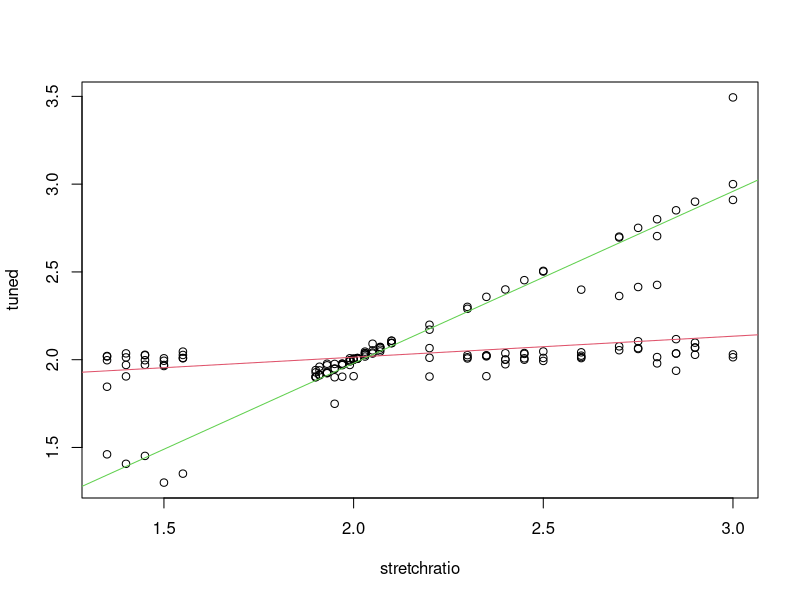
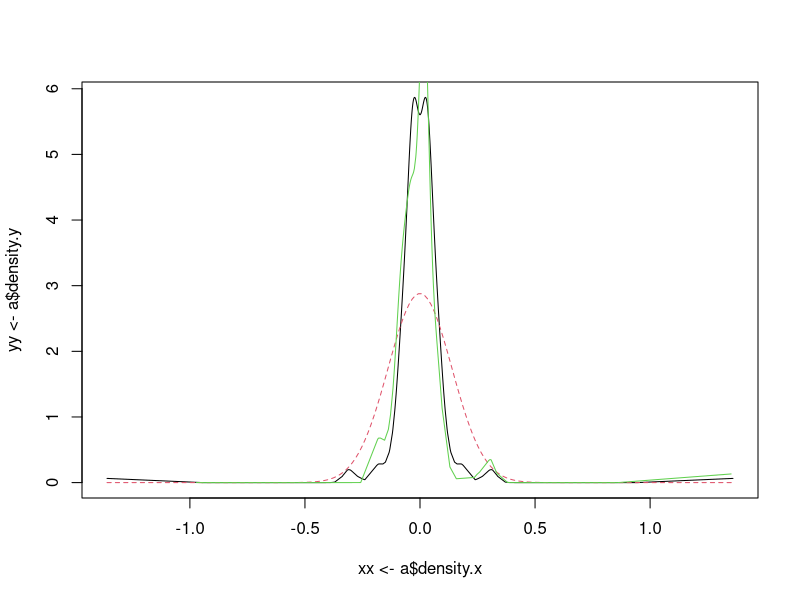

Recreate these plots in R, in order.
library(mixtools)


### Name: spregmix
### Title: EM-like Algorithm for Semiparametric Mixtures of Regressions
### Aliases: spregmix
### Keywords: file

### ** Examples

data(tonedata)
## By default, the bandwidth will adapt and the error density is assumed symmetric
set.seed(100)
a=spregmix(tuned~stretchratio, bw=.2, data=tonedata, verb=TRUE)

## Look at the sp mixreg solution:
plot(tonedata)
abline(a=a$beta[1,1],b=a$beta[2,1], col=2)
abline(a=a$beta[1,2],b=a$beta[2,2], col=3)

## Look at the nonparametric KD-based estimate of the error density, 
## constrained to be zero-symmetric:
plot(xx<-a$density.x, yy<-a$density.y, type="l")
## Compare to a normal density with mean 0 and NP-estimated stdev:
z <- seq(min(xx), max(xx), len=200)
lines(z, dnorm(z, sd=sqrt((a$np.stdev)^2+a$bandwidth^2)), col=2, lty=2)
# Add bandwidth^2 to variance estimate to get estimated var of KDE

## Now add the sp mixreg estimate without assuming symmetric errors:
b=spregmix(tuned~stretchratio, bw=.2, , symm=FALSE, data=tonedata, verb=TRUE)
lines(b$density.x, b$density.y, col=3)
